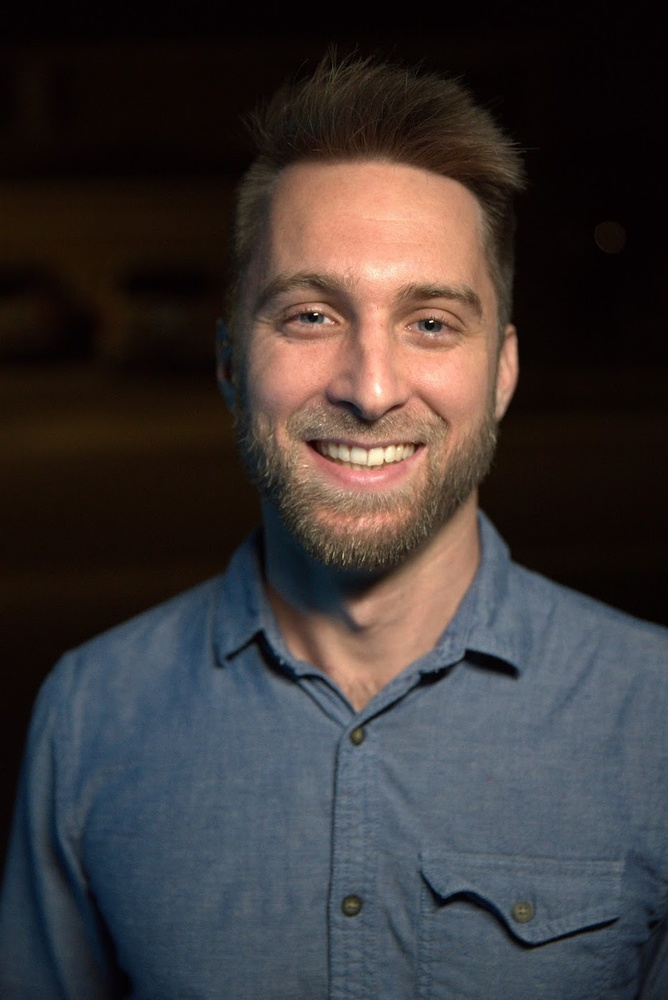
#> input picture data/me.jpg, 668 x 1000 px, shrunk from 931 x 1394 before the run
$ jupyter execute 4-Classifier.ipynb   (shell and % lines are left out)
#> lines starting #> are read from the running program, lines starting #| are printed output that depends on the picture; after the words box and inside, x2 and y2 are one past the last pixel; in counts of white or black regions, pixels touching at a corner belong together
[cell 1]
import numpy as np
import cv2
import matplotlib.pyplot as plt

[cell 2]
image = cv2.imread('../data/me.jpg')
#> image is the input picture: shape (1000, 668, 3); mean B, G, R 55.5, 55.6, 61.2
gray = cv2.cvtColor(image, cv2.COLOR_BGR2GRAY)
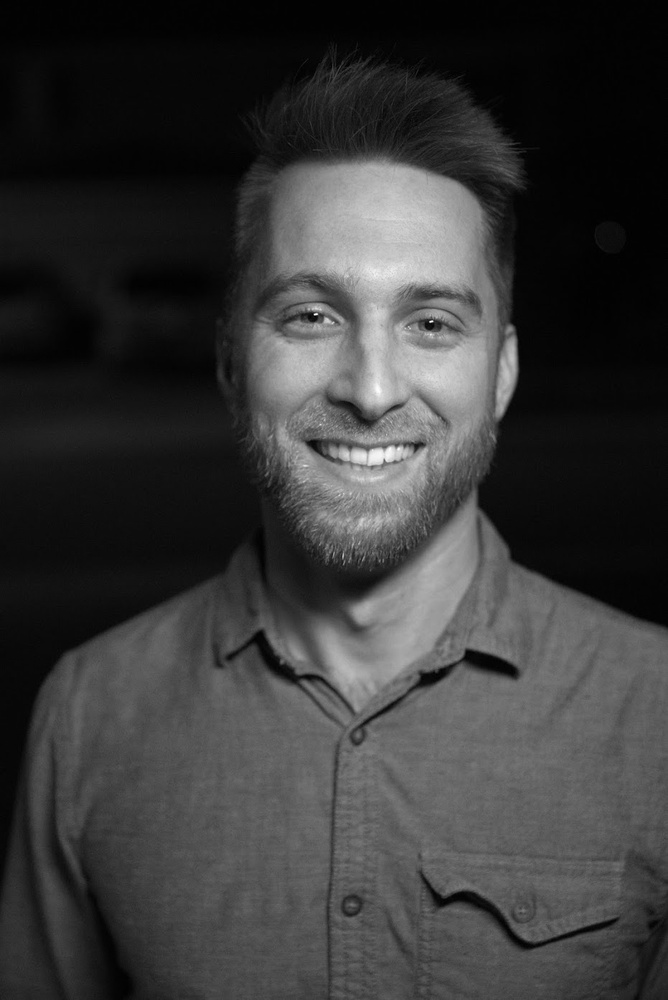
#> gray: shape (1000, 668); min 0, max 254, mean 57.3
plt.imshow(gray,cmap='gray')

[cell 3]
haar = cv2.CascadeClassifier('../data/haarcascade_frontalface_default.xml')
faces = haar.detectMultiScale(gray, 1.3,5)
#> faces = [[210, 192, 325, 325]]

[cell 4]
print(faces)
#| [[210 192 325 325]]

[cell 5]
# show rectangle on detected face
x = faces[0][0]
#> x = 210
y = faces[0][1]
#> y = 192
h = faces[0][2]
#> h = 325
w = faces[0][3]
#> w = 325
cv2.rectangle(image, (y,y), (x+w,y+h), (0,255,0),10)
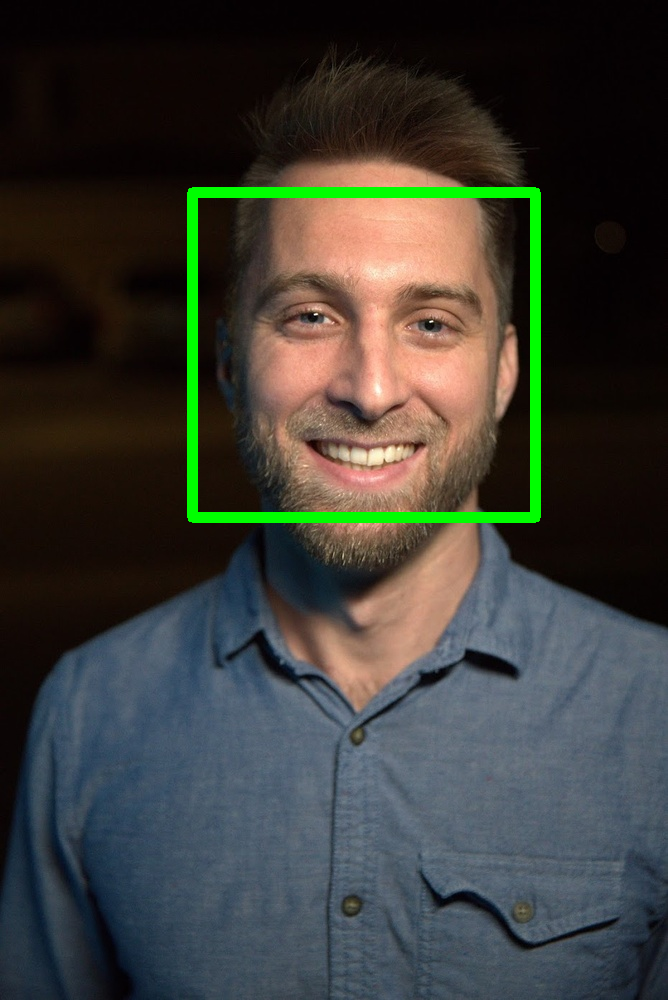
#> image: shape (1000, 668, 3); 2.19% of pixels changed, all inside (x1, y1, x2, y2) = (187, 187, 541, 523)
cv2.imwrite('../data/me_full_size.png', image)
plt.imshow(image)

[cell 6]
# Shows image using cv2 but crashes python (use escape to close)
#cv2.imshow('object_detect', image)
#cv2.waitKey(0)
#cv2.destroyAllWindows()

[cell 7]
# crap face
cropped_face = image[y:y+h,x:x+w]
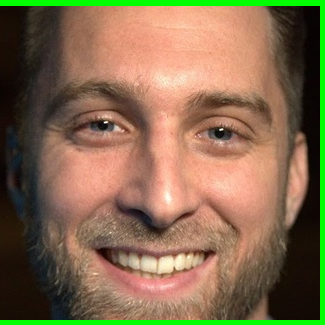
#> cropped_face: shape (325, 325, 3); mean B, G, R 77.9, 107.8, 131.2
plt.imshow(cropped_face)

[cell 8]
cv2.imwrite('../data/me.png', cropped_face)
#> Out = True
